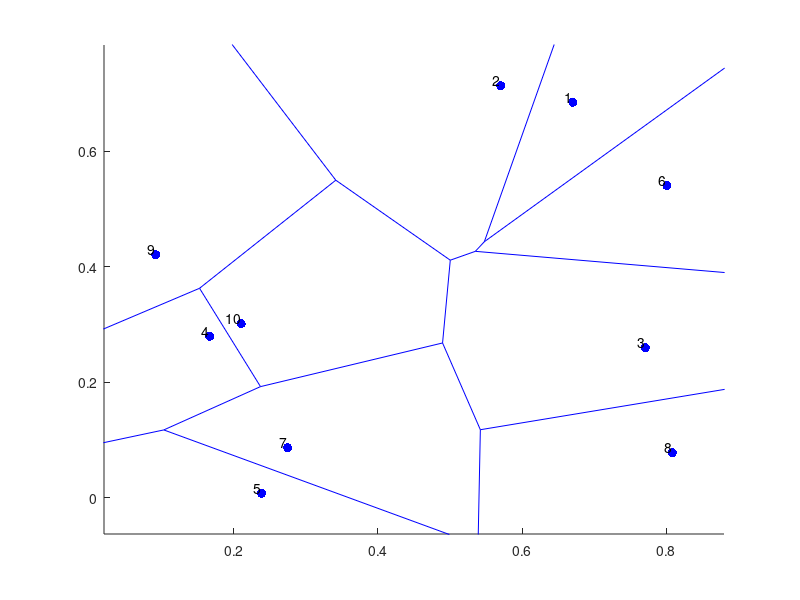

Write the MATLAB code that produced this figure.
% This code generates a Voronoi-Poisson tessellation
% A (homogeneous) Poisson point process (PPP) is created on a rectangle.
% Then the Voronoi tesselation is found using the MATLAB function[1], which
% is based on the Qhull project[2] .
% All points (or cells) of the PPP are numbered arbitrarily.
%
% Author: H.Paul Keeler, 2019
%
% [1] http://www.mathworks.com.au/help/matlab/ref/voronoin.html
% [2] http://www.qhull.org/
% [2] Osada, R., Funkhouser, T., Chazelle, B. and Dobkin. D.,
% "Shape distributions", ACM Transactions on Graphics, vol 21, issue 4,
% 2002

clearvars; close all; clc;

%Simulation window parameters
xMin=0;
xMax=1;
yMin=0;
yMax=1;
%rectangle dimensions
xDelta=xMax-xMin; %width 
yDelta=yMax-yMin; %height
areaTotal=xDelta*yDelta; %area of simulation window

%Point process parameters
lambda=10; %intensity (ie mean density) of the Poisson process

%Simulate Poisson point process
numbPoints=poissrnd(areaTotal*lambda);%Poisson number of points
xx=xDelta*(rand(numbPoints,1))+xMin;%x coordinates of Poisson points
yy=xDelta*(rand(numbPoints,1))+yMin;%y coordinates of Poisson points

xxyy=[xx(:) yy(:)]; %combine x and y coordinates
%Perform Voronoi tesseslation using built-in function
[vertexAll,cellAll]=voronoin(xxyy); %retrieve vertex information
%above command not necessary for plotting

%%%START -- Plotting section -- START%%%
figure; hold on;
%create voronoi diagram on the point pattern
voronoi(xx,yy);
plot(xx,yy,'b.','MarkerSize',20);
%number/label the points/cells
labels=cellstr(num2str((1:numbPoints)'));%labels correspond to their order
text(xx, yy, labels, 'VerticalAlignment','bottom', ...
    'HorizontalAlignment','right');
%%%END -- Plotting section -- END%%%